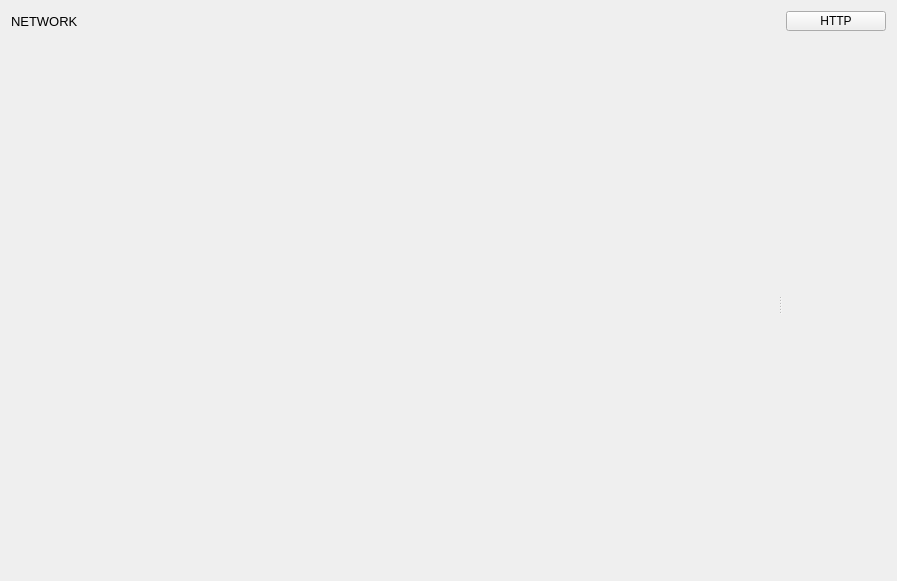
<?xml version="1.0" encoding="UTF-8"?>
<ui version="4.0">
 <class>NetworkPageWidget</class>
 <widget class="QWidget" name="NetworkPageWidget">
  <property name="geometry">
   <rect>
    <x>0</x>
    <y>0</y>
    <width>897</width>
    <height>581</height>
   </rect>
  </property>
  <property name="windowTitle">
   <string>Form</string>
  </property>
  <layout class="QVBoxLayout" name="verticalLayout">
   <item>
    <widget class="QWidget" name="crawlerToolbar" native="true">
     <property name="sizePolicy">
      <sizepolicy hsizetype="Preferred" vsizetype="Maximum">
       <horstretch>0</horstretch>
       <verstretch>0</verstretch>
      </sizepolicy>
     </property>
     <property name="maximumSize">
      <size>
       <width>16777215</width>
       <height>20</height>
      </size>
     </property>
     <layout class="QHBoxLayout" name="horizontalLayout">
      <property name="leftMargin">
       <number>0</number>
      </property>
      <property name="topMargin">
       <number>0</number>
      </property>
      <property name="rightMargin">
       <number>0</number>
      </property>
      <property name="bottomMargin">
       <number>0</number>
      </property>
      <item>
       <widget class="QLabel" name="label">
        <property name="font">
         <font>
          <pointsize>10</pointsize>
          <weight>50</weight>
          <bold>false</bold>
         </font>
        </property>
        <property name="text">
         <string>NETWORK</string>
        </property>
       </widget>
      </item>
      <item>
       <spacer name="horizontalSpacer">
        <property name="orientation">
         <enum>Qt::Horizontal</enum>
        </property>
        <property name="sizeType">
         <enum>QSizePolicy::Maximum</enum>
        </property>
        <property name="sizeHint" stdset="0">
         <size>
          <width>158</width>
          <height>20</height>
         </size>
        </property>
       </spacer>
      </item>
      <item>
       <widget class="QPushButton" name="newClientButton">
        <property name="maximumSize">
         <size>
          <width>100</width>
          <height>16777215</height>
         </size>
        </property>
        <property name="text">
         <string>HTTP</string>
        </property>
       </widget>
      </item>
     </layout>
    </widget>
   </item>
   <item>
    <widget class="QSplitter" name="requestsTableAndViewSplitter">
     <property name="orientation">
      <enum>Qt::Horizontal</enum>
     </property>
     <widget class="NetworkRequestsTable" name="requestsTableWidget" native="true">
      <property name="sizePolicy">
       <sizepolicy hsizetype="Expanding" vsizetype="Preferred">
        <horstretch>0</horstretch>
        <verstretch>0</verstretch>
       </sizepolicy>
      </property>
      <property name="minimumSize">
       <size>
        <width>740</width>
        <height>0</height>
       </size>
      </property>
     </widget>
     <widget class="RequestView" name="requestViewWidget" native="true">
      <property name="sizePolicy">
       <sizepolicy hsizetype="Expanding" vsizetype="Preferred">
        <horstretch>0</horstretch>
        <verstretch>0</verstretch>
       </sizepolicy>
      </property>
     </widget>
    </widget>
   </item>
  </layout>
 </widget>
 <customwidgets>
  <customwidget>
   <class>NetworkRequestsTable</class>
   <extends>QWidget</extends>
   <header>widgets.network.network_requests_table.h</header>
   <container>1</container>
  </customwidget>
  <customwidget>
   <class>RequestView</class>
   <extends>QWidget</extends>
   <header>widgets.shared.request_view.h</header>
   <container>1</container>
  </customwidget>
 </customwidgets>
 <resources/>
 <connections/>
</ui>
